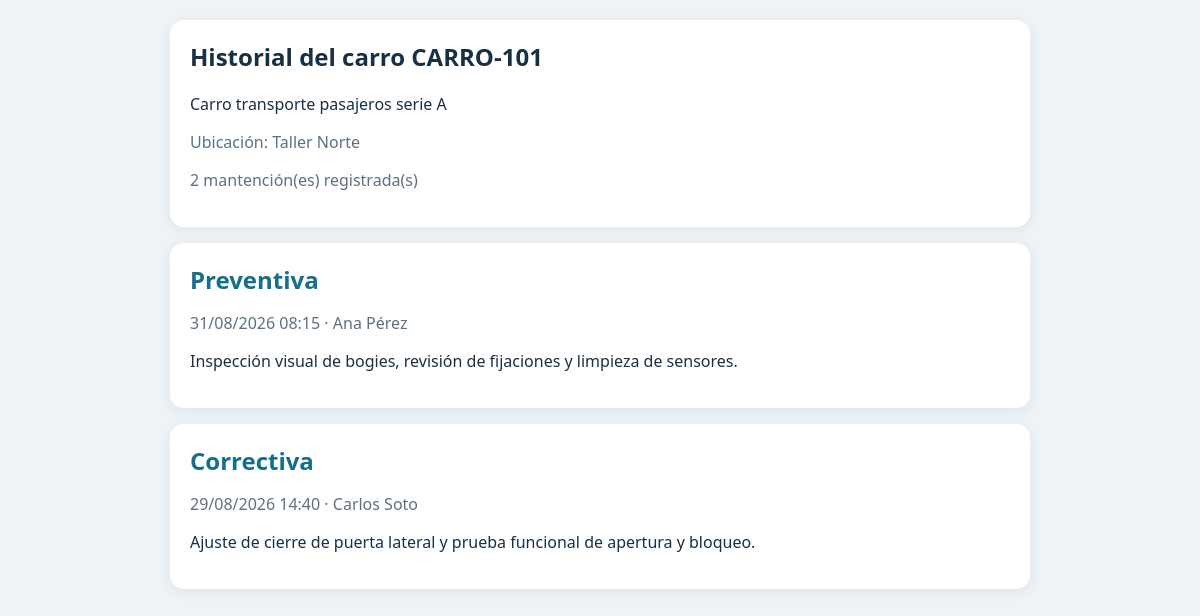
The page /ver.php?carro=CARRO-101 on the database as committed earlier.
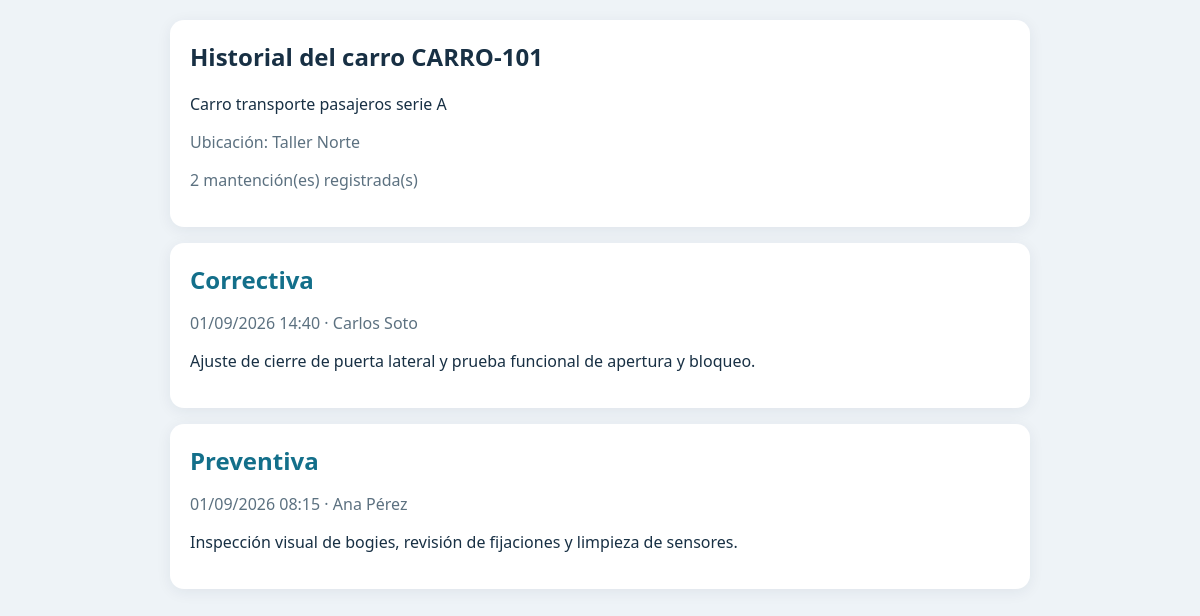
The same page on the database as committed later.
### tables this page shows
CREATE TABLE IF NOT EXISTS mantenciones (
  id BIGINT UNSIGNED AUTO_INCREMENT PRIMARY KEY,
  carro_id INT UNSIGNED NOT NULL,
  usuario_id INT UNSIGNED NOT NULL,
  tipo ENUM('Preventiva','Correctiva') NOT NULL,
  descripcion TEXT NOT NULL,
  foto VARCHAR(255) NULL,
  realizada_en TIMESTAMP NOT NULL DEFAULT CURRENT_TIMESTAMP,
  CONSTRAINT fk_mant_carro FOREIGN KEY (carro_id) REFERENCES carros(id) ON DELETE RESTRICT ON UPDATE CASCADE,
  CONSTRAINT fk_mant_usuario FOREIGN KEY (usuario_id) REFERENCES usuarios(id) ON DELETE RESTRICT ON UPDATE CASCADE,
  INDEX idx_mant_carro_fecha (carro_id, realizada_en)
);

CREATE TABLE IF NOT EXISTS usuarios (
  id INT UNSIGNED AUTO_INCREMENT PRIMARY KEY,
  nombre VARCHAR(120) NOT NULL,
  correo VARCHAR(190) NOT NULL UNIQUE,
  password_hash VARCHAR(255) NOT NULL,
  rol ENUM('operario','supervisor') NOT NULL DEFAULT 'operario',
  activo TINYINT(1) NOT NULL DEFAULT 1,
  creado_en TIMESTAMP NOT NULL DEFAULT CURRENT_TIMESTAMP
);

### db.php (called while the page is built, shortened)
<?php
function db(): PDO
{
    static $pdo = null;
    if ($pdo instanceof PDO) {
        return $pdo;
    }
    $dsn = 'mysql:host=' . DB_HOST . ';dbname=' . DB_NAME . ';charset=utf8mb4';
    $pdo = new PDO($dsn, DB_USER, DB_PASS, [
        PDO::ATTR_ERRMODE => PDO::ERRMODE_EXCEPTION,
        PDO::ATTR_DEFAULT_FETCH_MODE => PDO::FETCH_ASSOC,
        PDO::ATTR_EMULATE_PREPARES => false,
    ]);
    return $pdo;
}
function e(?string $value): string
{
    return htmlspecialchars($value ?? '', ENT_QUOTES | ENT_SUBSTITUTE, 'UTF-8');
}

### ver.php (the view, shortened to what this page needs)
<?php
$codigo = trim((string)($_GET['carro'] ?? ''));
$stmt = db()->prepare('SELECT id, codigo, descripcion, ubicacion FROM carros WHERE codigo = ? AND activo = 1 LIMIT 1');
$stmt->execute([$codigo]); $carro = $stmt->fetch(); $mantenciones = [];
if ($carro) { $stmt = db()->prepare('SELECT m.*, u.nombre AS trabajador FROM mantenciones m JOIN usuarios u ON u.id=m.usuario_id WHERE m.carro_id=? ORDER BY m.realizada_en DESC, m.id DESC'); $stmt->execute([$carro['id']]); $mantenciones = $stmt->fetchAll(); } else { http_response_code(404); }
?><!doctype html><html lang="es"><head><meta charset="utf-8"><meta name="viewport" content="width=device-width,initial-scale=1"><title>Historial <?=e($codigo)?></title></head><body><main class="wrap"><?php if(!$carro):?><section class="notfound"><h1>Carro no encontrado</h1><p>El código <strong><?=e($codigo)?></strong> no existe o está inactivo.</p></section><?php else:?><section class="hero"><h1>Historial del carro <?=e($carro['codigo'])?></h1><?php if($carro['descripcion']):?><p><?=e($carro['descripcion'])?></p><?php endif;?><?php if($carro['ubicacion']):?><p class="meta">Ubicación: <?=e($carro['ubicacion'])?></p><?php endif;?><p class="meta"><?=count($mantenciones)?> mantención(es) registrada(s)</p></section><?php if(!$mantenciones):?><p class="empty">Todavía no hay mantenciones registradas.</p><?php else: foreach($mantenciones as $m):?><article class="item"><h2><?=e($m['tipo'])?></h2><p class="meta"><?=e(date('d/m/Y H:i', strtotime($m['realizada_en'])))?> · <?=e($m['trabajador'])?></p><p><?=nl2br(e($m['descripcion']))?></p></article><?php endforeach; endif; endif;?></main></body></html>

Rows that differ between the two databases and show on the page:
changed mantenciones "Correctiva": realizada_en "29/08/2026 14:40" → "01/09/2026 14:40"; moves up the list
changed mantenciones "Preventiva": realizada_en "31/08/2026 08:15" → "01/09/2026 08:15"
